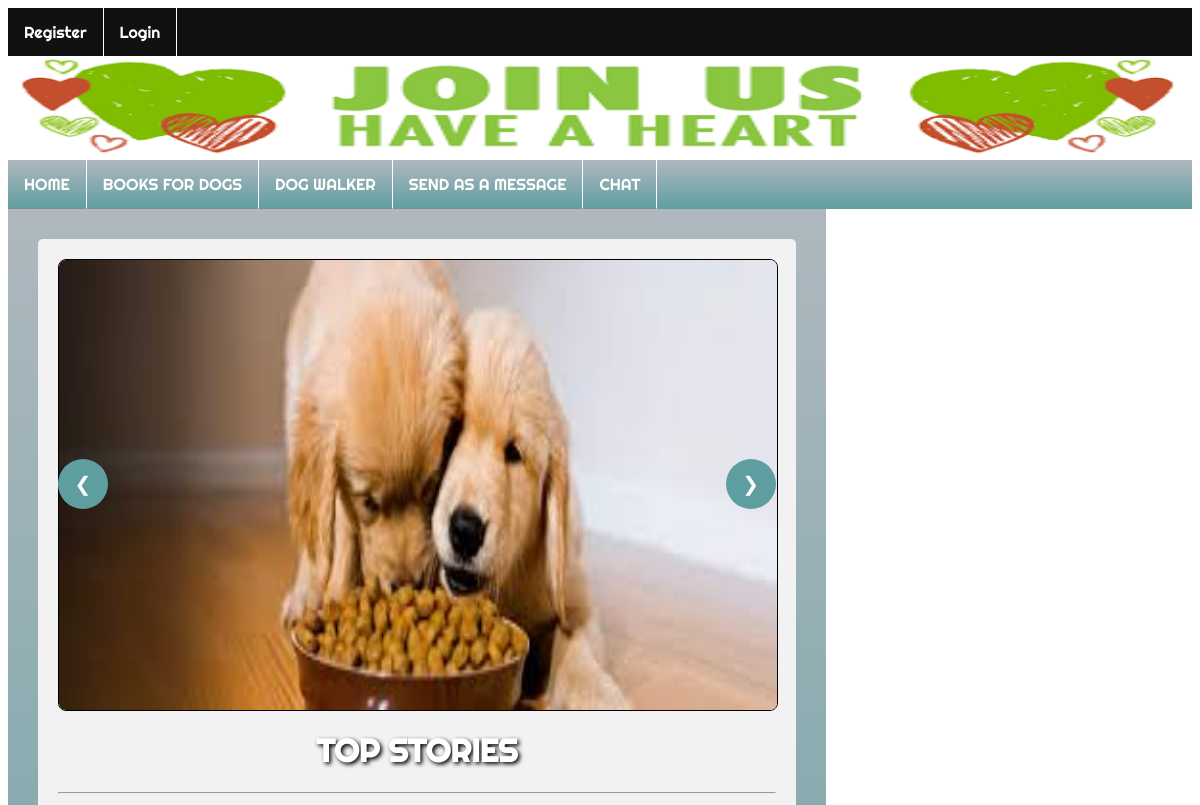
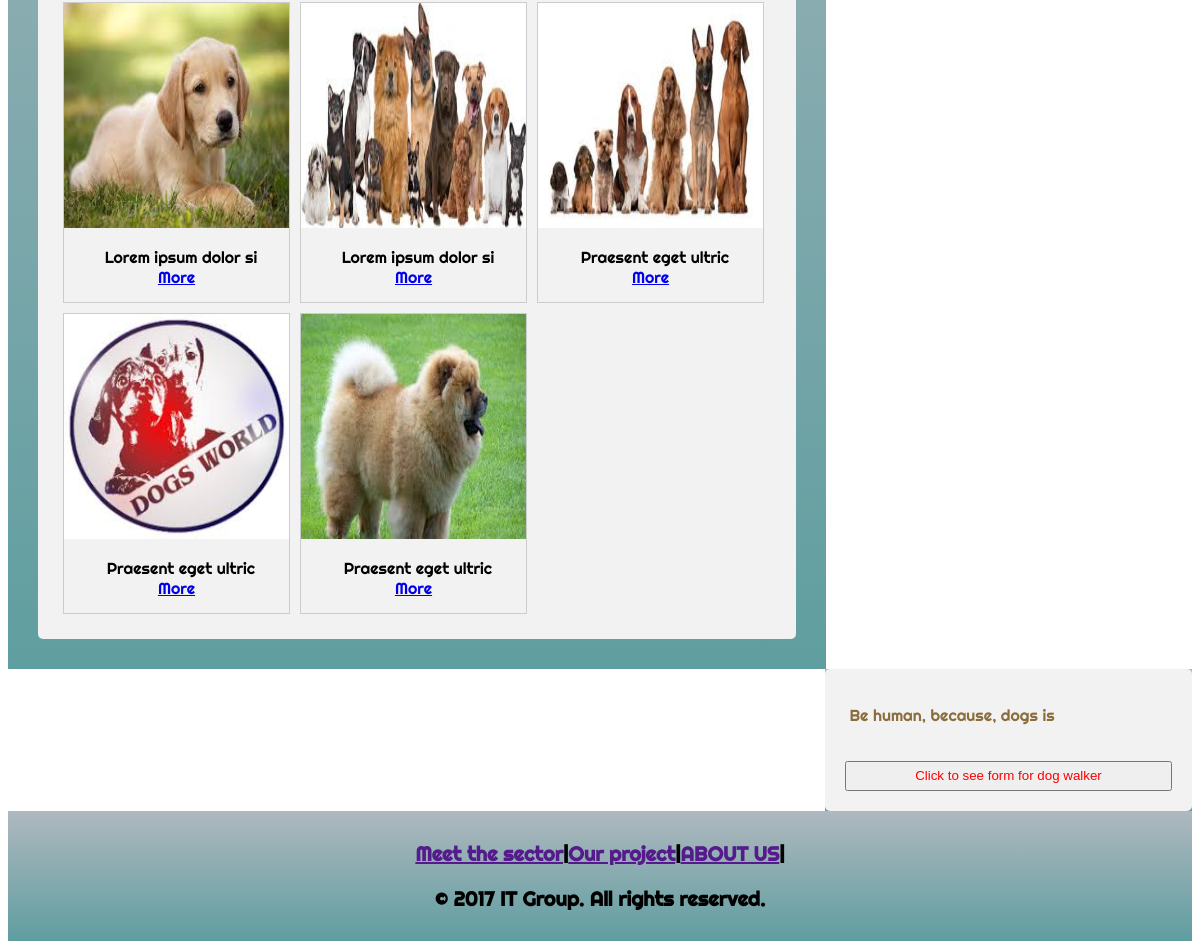
The page / on the database its author committed (2 pictures, top to bottom).
### tables this page shows
CREATE TABLE IF NOT EXISTS `stories` (
  `id` int(11) NOT NULL AUTO_INCREMENT,
  `author` varchar(100) DEFAULT NULL,
  `txt` text,
  `date` datetime DEFAULT NULL,
  `img` text,
  PRIMARY KEY (`id`)
);

### index.php (called while the page is built)
<?php
include_once(dirname(__FILE__) . '/html/head.php');
include_once(dirname(__FILE__) . '/html/nav.php');
include_once(dirname(__FILE__) . '/html/main.php');
include_once(dirname(__FILE__) . '/html/sidebar.php');
include_once(dirname(__FILE__) . '/html/footer.php');
?>

### class/classDogs.php (called while the page is built, shortened)
<?php
class Dogs
{
    private $conn;
    public function __construct($conn)
    {
        $this->conn = $conn;
    }
    public function selectStories()
    {
        $stmt = $this->conn->prepare("select * from stories");
        $stmt->execute();
        $rez = $stmt->fetchAll(PDO::FETCH_OBJ);
        return $rez;
    }
}

### html/main.php (the view, shortened to what this page needs)
<?php
include_once(dirname(__FILE__) . '/../class/classDogs.php');
$dogs = new Dogs($conn);
$main = $dogs->selectStories();
?>
<div id="main">
    <div id="comments">
    <div id="slideShow">
        <img class="slideImages" src="././slike/slidePhoto/2.jpg">
        <button class="btn" onclick="plusImage(-1)" id="btn1">&#10094;</button>
        <button class="btn" onclick="plusImage(1)" id="btn2">&#10095;</button>
    </div>
    <h1 style="color: white;
    text-shadow: 2px 2px 4px #000000;text-align: center;">TOP STORIES</h1>
    <hr>
    <div id="block">
        <?php foreach($main as $m){
            $text = $m->txt;
            $max = substr($text,0,20); ?>
        <div class="gallery">
            <img src="././admin/imgStories/<?php echo $m->img; ?>" alt="img" style="width: 225px;height: 225px;">
            <div class="desc">&nbsp; <?php echo $max; ?><br><a href="././pages/more.php?id=<?php echo $m->id; ?>">More</a></div>
        </div>
        <?php } ?>
    </div>
</div>
</div>

### s.css (style rules this page uses)
html,body { font-family: 'Righteous', cursive; }
#main { width: 64%; float: left; padding: 30px; background: linear-gradient(rgba(124, 139, 150, 0.61),cadetblue); height: 100%; }
#block { overflow: hidden; }
div.gallery { margin: 5px; border: 1px solid #ccc; float: left; width: 225px; }
div.gallery img { width: 100%; height: auto; }
div.desc { padding: 15px; text-align: center; }
#comments { border-radius: 5px; background-color: #f2f2f2; padding: 20px; }
#slideShow { width: 100%; border-radius: 8px; height: 450px; margin: 0 auto; position: relative; }
#slideShow .slideImages { width: 100%; height: 450px; position: absolute; border-radius: 8px; border: 1px solid black; }
#slideShow .btn { position: absolute; width: 50px; height: 50px; border: none; border-radius: 25px; top: 200px; background: cadetblue; color: white; font-size: 20px; }
#slideShow #btn2 { position: relative; float: right; }

### rows shown on the page
stories: img (picture), txt "Lorem ipsum dolor si"
stories: img (picture), txt "Lorem ipsum dolor si"
stories: img (picture), txt "Praesent eget ultric"
stories: img (picture), txt "Praesent eget ultric"
stories: img (picture), txt "Praesent eget ultric"
